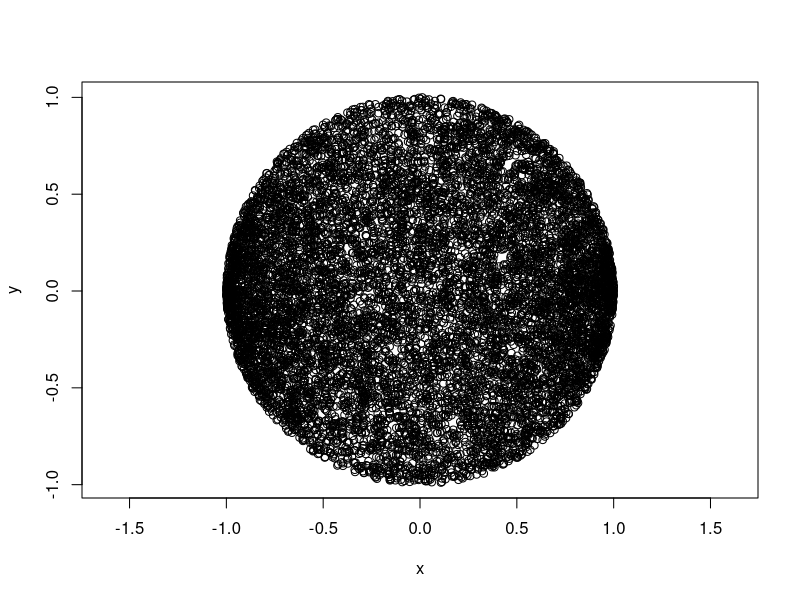
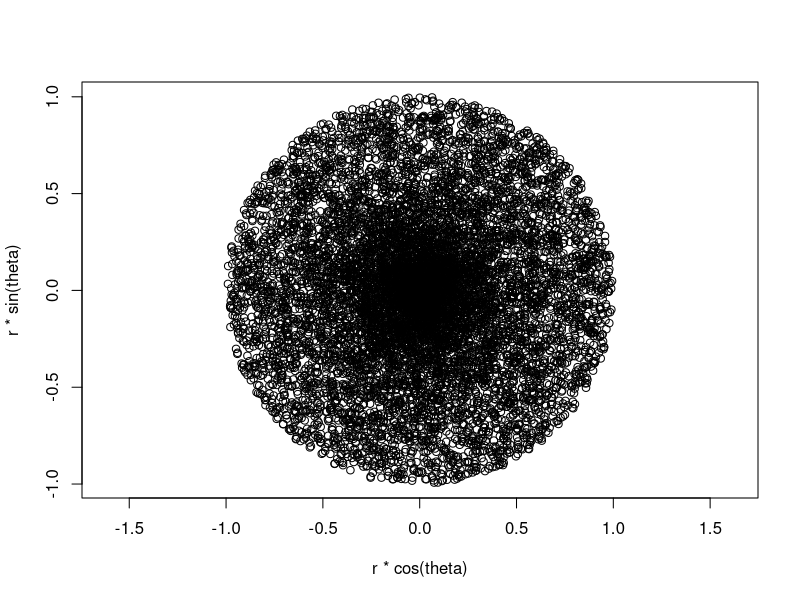
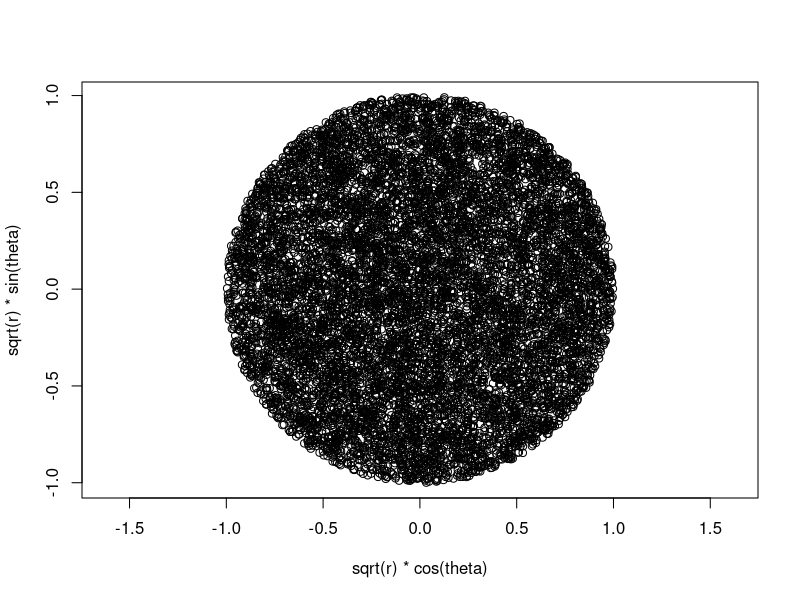
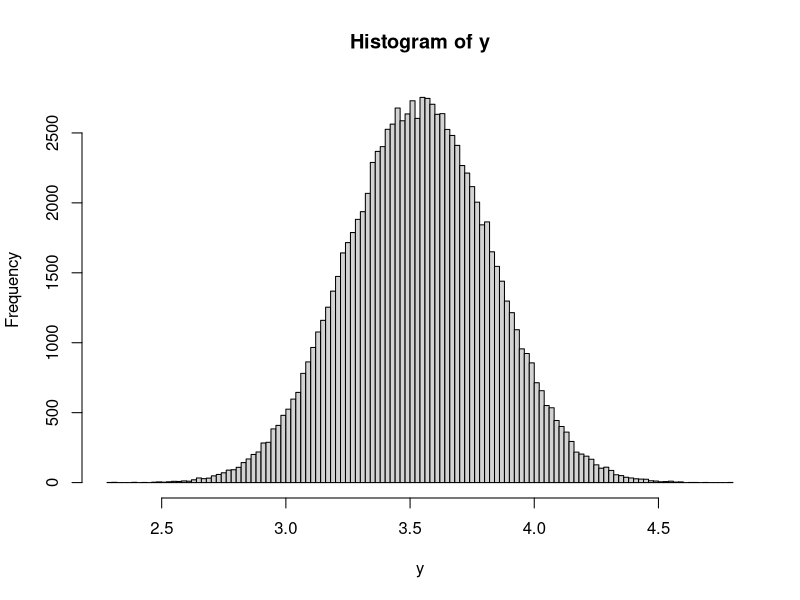

Write R code to recreate these figures, in order.
## ---- chunk 1
knitr::opts_chunk$set(echo = TRUE)
## ---- chunk 2
x <- runif(10000)*2 - 1
y <- (runif(10000)*2*sqrt(1-(x*x))) - sqrt(1-(x*x))

plot(x,y,asp=1)

## ---- chunk 3
r <- runif(10000)
theta <- runif(10000)
theta = theta * 2*pi
plot(r*cos(theta),r*sin(theta),asp=1)
## ---- chunk 4
r <- runif(10000)
theta <- runif(10000)
theta = theta * 2*pi
plot(sqrt(r)*cos(theta),sqrt(r)*sin(theta),asp=1)
## ---- chunk 5
y <- runif(100000)
for (i in 1:100000)
{
  sum <- 0
  x <- runif(50)
  for (j in 1:50)
  {
    sum = sum + x[j]
  }
  sum = sum / sqrt(50)
  y[i] = sum 
  
}

hist(y,breaks = 100)

